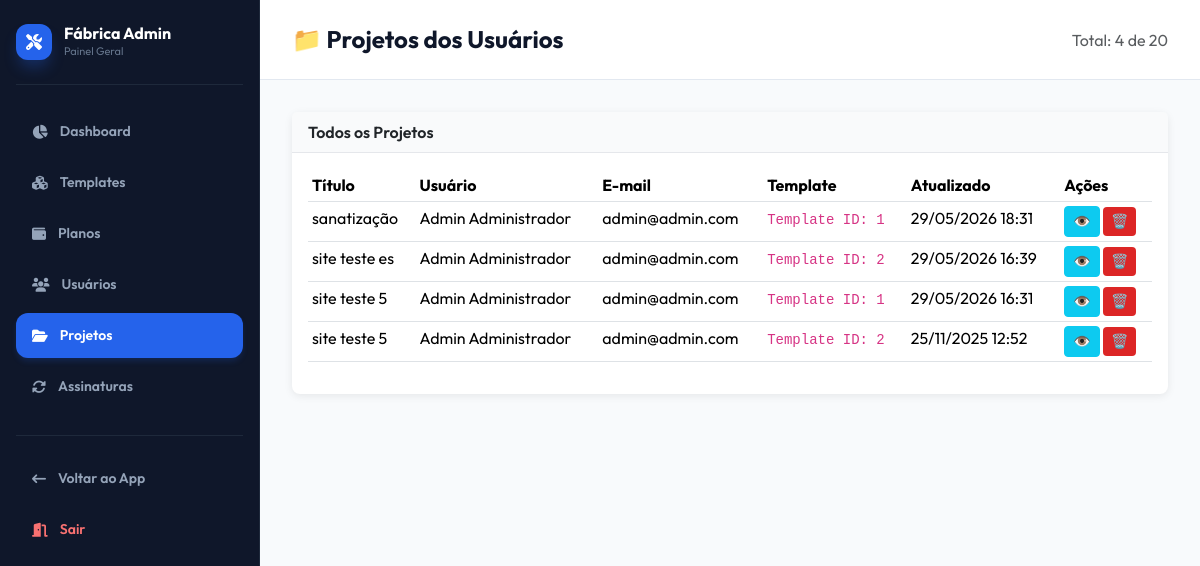
The app's page /projects (signed in), older data.
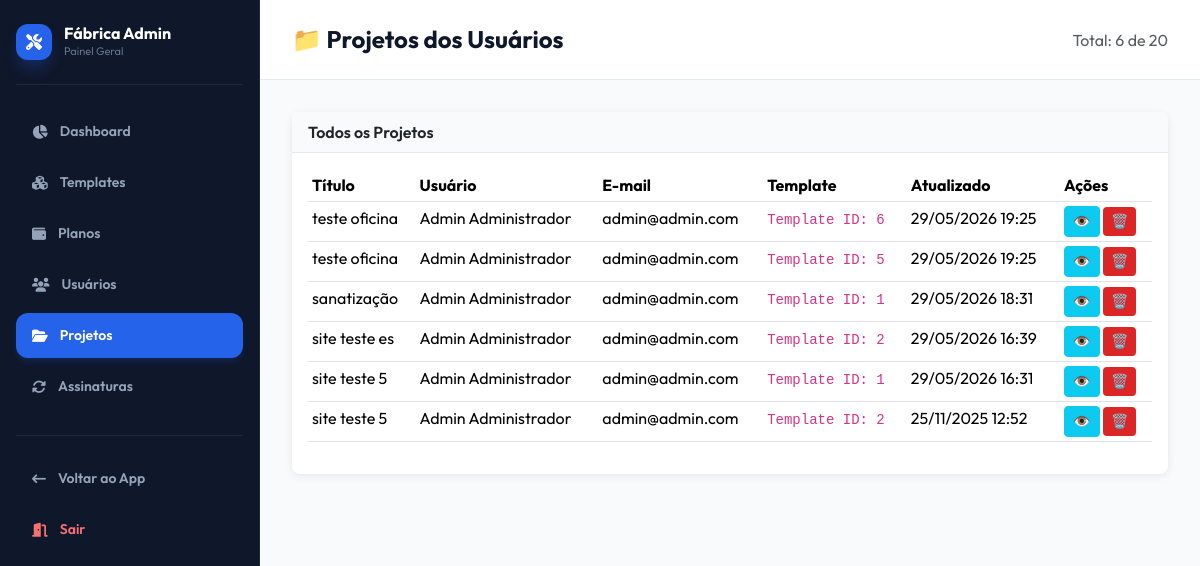
The same page, newer data.
### tables this page shows
CREATE TABLE projects (
                id INTEGER PRIMARY KEY AUTOINCREMENT,
                user_id INTEGER NOT NULL,
                template_id INTEGER,
                name TEXT NOT NULL,
                description TEXT,
                custom_domain TEXT UNIQUE,
                subdomain TEXT UNIQUE,
                preview_url TEXT,
                published_url TEXT,
                html_content LONGTEXT,
                downloads_count INTEGER DEFAULT 0,
                views_count INTEGER DEFAULT 0,
                status TEXT DEFAULT 'draft' CHECK(status IN ('draft', 'published', 'archived', 'deleted')),
                is_published INTEGER DEFAULT 0,
                created_at DATETIME DEFAULT CURRENT_TIMESTAMP,
                updated_at DATETIME DEFAULT CURRENT_TIMESTAMP,
                deleted_at DATETIME, seo_title TEXT DEFAULT NULL, seo_description TEXT DEFAULT NULL, seo_image TEXT DEFAULT NULL,
                FOREIGN KEY (user_id) REFERENCES users(id) ON DELETE CASCADE,
                FOREIGN KEY (template_id) REFERENCES templates_library(id) ON DELETE SET NULL
            );

CREATE TABLE users (
                id INTEGER PRIMARY KEY AUTOINCREMENT,
                name TEXT NOT NULL,
                email TEXT UNIQUE NOT NULL,
                password TEXT NOT NULL,
                role TEXT DEFAULT 'user' CHECK(role IN ('user', 'admin')),
                domains_used INTEGER DEFAULT 0,
                subdomains_used INTEGER DEFAULT 0,
                status TEXT DEFAULT 'active' CHECK(status IN ('active', 'inactive', 'suspended')),
                created_at DATETIME DEFAULT CURRENT_TIMESTAMP,
                updated_at DATETIME DEFAULT CURRENT_TIMESTAMP,
                deleted_at DATETIME
            );

### app/Controllers/AdminController.php (called while the page is built, shortened)
<?php
class AdminController
{
    private $pdo;
    public function __construct()
    {
        $this->pdo = require __DIR__ . '/../../config/database.php';
    }
    public function projects()
    {
        $page = (int)($_GET['page'] ?? 1);
        $perPage = 20;
        $offset = ($page - 1) * $perPage;
        $total = $this->pdo->query("SELECT COUNT(*) FROM projects")->fetchColumn();
        $projects = $this->pdo->query("
            SELECT p.*, u.name as user_name, u.email
            FROM projects p
            JOIN users u ON p.user_id = u.id
            ORDER BY p.updated_at DESC LIMIT $perPage OFFSET $offset
        ")->fetchAll(\PDO::FETCH_ASSOC);
        include __DIR__ . '/../Views/admin/projects.php';
    }
}

### public/index.php (called while the page is built, shortened)
<?php
require_once __DIR__ . '/../config/routes.php';

### config/database.php (called while the page is built, shortened)
<?php
$dbFile = __DIR__ . '/../database/app.db';
try {
    $pdo = new \PDO('sqlite:' . $dbFile);
    $pdo->setAttribute(\PDO::ATTR_ERRMODE, \PDO::ERRMODE_EXCEPTION);
    $pdo->exec('PRAGMA foreign_keys = ON');
    return $pdo;
} catch (\PDOException $e) {
    die('Erro ao conectar ao banco SQLite: ' . $e->getMessage());
}

### app/Views/admin/projects.php (the view, shortened to what the changed rows need)
<!DOCTYPE html>
<html lang="pt-BR">
<head>
    <link href="https://cdn.jsdelivr.net/npm/bootstrap@5.3.2/dist/css/bootstrap.min.css" rel="stylesheet">
    <link rel="stylesheet" href="https://cdnjs.cloudflare.com/ajax/libs/font-awesome/6.4.0/css/all.min.css">
</head>
<body>
    <div class="sidebar">
        <div class="sidebar-header">
            <div class="sidebar-logo">
                <i class="fa-solid fa-screwdriver-wrench text-base text-white"></i>
            </div>
            <div class="sidebar-brand">
                <h4>Fábrica Admin</h4>
                <p>Painel Geral</p>
            </div>
        </div>
        <a href="/admin">
            <i class="fa-solid fa-chart-pie text-lg"></i>
            <span>Dashboard</span>
        </a>
        <a href="/admin/templates">
            <i class="fa-solid fa-cubes text-lg"></i>
            <span>Templates</span>
        </a>
        <a href="/admin/plans">
            <i class="fa-solid fa-wallet text-lg"></i>
            <span>Planos</span>
        </a>
        <a href="/admin/users">
            <i class="fa-solid fa-users text-lg"></i>
            <span>Usuários</span>
        </a>
        <a href="/admin/projects" class="active">
            <i class="fa-solid fa-folder-open text-lg"></i>
            <span>Projetos</span>
        </a>
        <a href="/admin/subscriptions">
            <i class="fa-solid fa-rotate text-lg"></i>
            <span>Assinaturas</span>
        </a>
        <hr>
        <a href="/projects">
            <i class="fa-solid fa-arrow-left-long text-lg"></i>
            <span>Voltar ao App</span>
        </a>
        <a href="/logout" style="color: #f87171;" onmouseover="this.style.background='rgba(248, 113, 113, 0.1)'" onmouseout="this.style.background='transparent'">
            <i class="fa-solid fa-door-open text-lg"></i>
            <span>Sair</span>
        </a>
    </div>
    <div class="main-content">
        <div class="topbar">
            <h2>📁 Projetos dos Usuários</h2>
            <span class="text-muted">Total: <?= count($projects) ?> de <?= ceil($total / 20) * 20 ?></span>
        </div>
        <div class="content-area">
            <div class="card">
                <div class="card-header">
                    Todos os Projetos
                </div>
                <div class="card-body">
                    <table class="table table-hover table-sm">
                        <thead>
                            <tr>
                                <th>Título</th>
                                <th>Usuário</th>
                                <th>E-mail</th>
                                <th>Template</th>
                                <th>Atualizado</th>
                                <th>Ações</th>
                            </tr>
                        </thead>
                        <tbody>
                            <?php foreach ($projects as $proj): ?>
                            <tr>
                                <td><?= htmlspecialchars($proj['name'] ?? $proj['title'] ?? 'Sem Nome') ?></td>
                                <td><?= htmlspecialchars($proj['user_name'] ?? 'Desconhecido') ?></td>
                                <td><?= htmlspecialchars($proj['email'] ?? '—') ?></td>
                                <td><code>Template ID: <?= htmlspecialchars($proj['template_id'] ?? $proj['template'] ?? 'Nenhum') ?></code></td>
                                <td><?= date('d/m/Y H:i', strtotime($proj['updated_at'])) ?></td>
                                <td>
                                    <a href="/editor?id=<?= $proj['id'] ?>" class="btn btn-sm btn-info"
                                        target="_blank">👁️</a>
                                    <button class="btn btn-sm btn-danger"
                                        onclick="deleteProject(<?= $proj['id'] ?>)">🗑️</button>
                                </td>
                            </tr>
                            <?php endforeach; ?>
                        </tbody>
                    </table>
                </div>
            </div>
        </div>
    </div>
</body>
</html>

Row changes from the older to the newer data that the page shows:
added projects: name "teste oficina", user.name "Admin Administrador", user.email "admin@admin.com", template "6", updated_at "29/05/2026 19:25"
added projects: name "teste oficina", user.name "Admin Administrador", user.email "admin@admin.com", template "5", updated_at "29/05/2026 19:25"
Text that changed along with them:
count($projects): "4" → "6"
